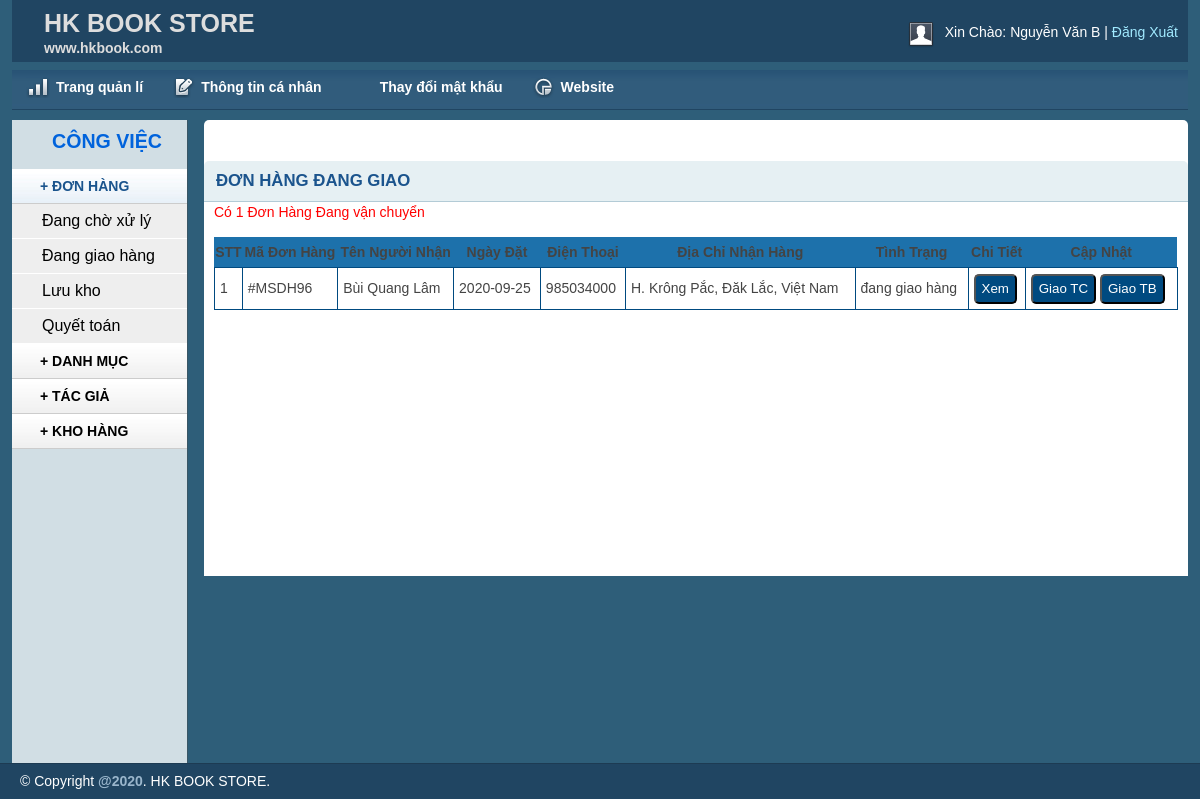
The page /hkbook_store/admin/in_kho.php?cvk=2 (signed in) on the database its author committed.
### tables this page shows
CREATE TABLE `donhang` (
  `MaDH` int(11) NOT NULL,
  `MaKH` int(11) DEFAULT NULL,
  `NgayLap` date DEFAULT NULL,
  `NgayGiao` date DEFAULT NULL,
  `HoTenNN` varchar(100) NOT NULL,
  `SDT` int(11) NOT NULL,
  `DiaChiNN` varchar(50) NOT NULL,
  `TrangThai` varchar(50) DEFAULT NULL,
  `MaNV` char(6) DEFAULT NULL
);

### hkbook_store/lib/database.php (called while the page is built, shortened)
<?php
Class Database extends PDO{
   public $host   = DB_HOST;
   public $user   = DB_USER;
   public $pass   = DB_PASS;
   public $dbname = DB_NAME;
   public $link;
 public function __construct(){
  mysqli_set_charset($this->link, 'UTF8');
 }
private function connectDB(){
   $this->link = new mysqli($this->host, $this->user, $this->pass,
    $this->dbname);
 }
public function select($query){
  $result = $this->link->query($query) or
   die($this->link->error.__LINE__);
  if($result->num_rows > 0){
    return $result;
  } else {
    return false;
  }
 }
}

### hkbook_store/classes/donhang.php (called while the page is built, shortened)
<?php
$filepath = realpath(dirname(__FILE__));
include_once ($filepath . '/../lib/database.php');
?>
<?php
class donhang {
    private $db;
    public function __construct() {
        $this->db = new Database();
    }
    public function dh_danggiao() {
        $query = "SELECT * FROM donhang WHERE TrangThai='đang giao hàng' ";
        $result = $this->db->select($query);
        return $result;
    }
}
?>

### hkbook_store/admin/donhang/danggiao.php (the view, shortened to what this page needs)
<?php include '../classes/donhang.php'; ?>
<?php
$donhang = new donhang();
?>
<table class="data display datatable" id="example">
    <thead>
    <h2>ĐƠN HÀNG ĐANG GIAO</h2>
    <tr class="odd gradeX">
        <th>STT</th>
        <th>Mã Đơn Hàng</th>
        <th>Tên Người Nhận</th>
        <th>Ngày Đặt</th>
        <th>Điện Thoại</th>
        <th>Địa Chỉ Nhận Hàng</th>
        <th>Tình Trạng</th>
        <th>Chi Tiết </th>
        <th>Cập Nhật</th>
    </tr>
</thead>
<tbody>
    <?php
    $list_dh = $donhang->dh_danggiao();
    $i = 0;
    $dem=0;
    if ($list_dh) {
        while ($result = $list_dh->fetch_assoc()) {
            $i++;
            $dem++;
            ?>
            <tr class="odd gradeX">
                <td><?php echo $i ?></td>
                <td><?php echo'#MSDH';echo $result['MaDH'] ?></td>
                <td><?php echo $result['HoTenNN'] ?></td>
                <td><?php echo $result['NgayLap'] ?></td>
                <td><?php echo $result['SDT'] ?></td>
                <td><?php echo $result['DiaChiNN'] ?></td>
                <td><?php echo $result['TrangThai'] ?></td>
                <td><a href ='in_kho.php?ctd=<?php echo $result["MaDH"]?>'><button>Xem</button></a></td>
                <td><form action="donhang/update.php" method="POST">
                        <button name ='tc' type='submit'value='<?php echo $result["MaDH"]?>'>Giao TC</button>
                        <button name='tb' type='submit' value='<?php echo $result["MaDH"]?>'>Giao TB</button><?php?></form></td>
                <?php
            }
        }
        ?>
    </tr>
</tbody>
<p style="color:red">Có <?php echo $dem;?> Đơn Hàng Đang vận chuyển</p>
</table>

### hkbook_store/admin/css/layout.css (style rules this page uses)
body { background: #fff none repeat scroll 0 0; color: #444; font-size: 14px; padding: 0; }
a { color: #000; font-weight:bold; text-decoration: none; }
h1, h2, h3, h4, h5, h6 { line-height:1.2em; margin-bottom:.3em; }
h2 { margin-top:1em; }
.box h2 { font-size:1.2em; font-weight:bold; color:#1B548D; background:#E6F0F3; margin:-10px -10px 0 -10px; padding:10px 12px; border-bottom:1px solid #B3CBD6; -moz-border-radius: 5px 5px 0px 0px; -webkit-border-radius: 5px 5px 0px 0px; border-radius: 5px 5px 0px 0px; }
p { margin-bottom:1em; }
table.display { margin: 0 auto; clear: both; width: 100%; }
table#example th { background: #1d71ab !important; }
tr.odd { height: 30px; line-height: 30px; border-bottom:1px solid #e6e6e6; }
tr.odd td, tr.even td { padding-left:5px; }

### hkbook_store/admin/donhang/danggiao.php (style rules this page uses)
.block tr td { padding: 5px; border: 1px solid #004a80; }
.block button { background:#004a80; color: #FFF; border-radius: 5px; height: 30px; }

### rows shown on the page
donhang: MaDH "96", HoTenNN "Bùi Quang Lâm", NgayLap "2020-09-25", SDT "985034000", DiaChiNN "H. Krông Pắc, Đăk Lắc, Việt Nam", TrangThai "đang giao hàng"

### other values the page prints
$_SESSION['name_nv'] "Nguyễn Văn B"
$dem "1"
